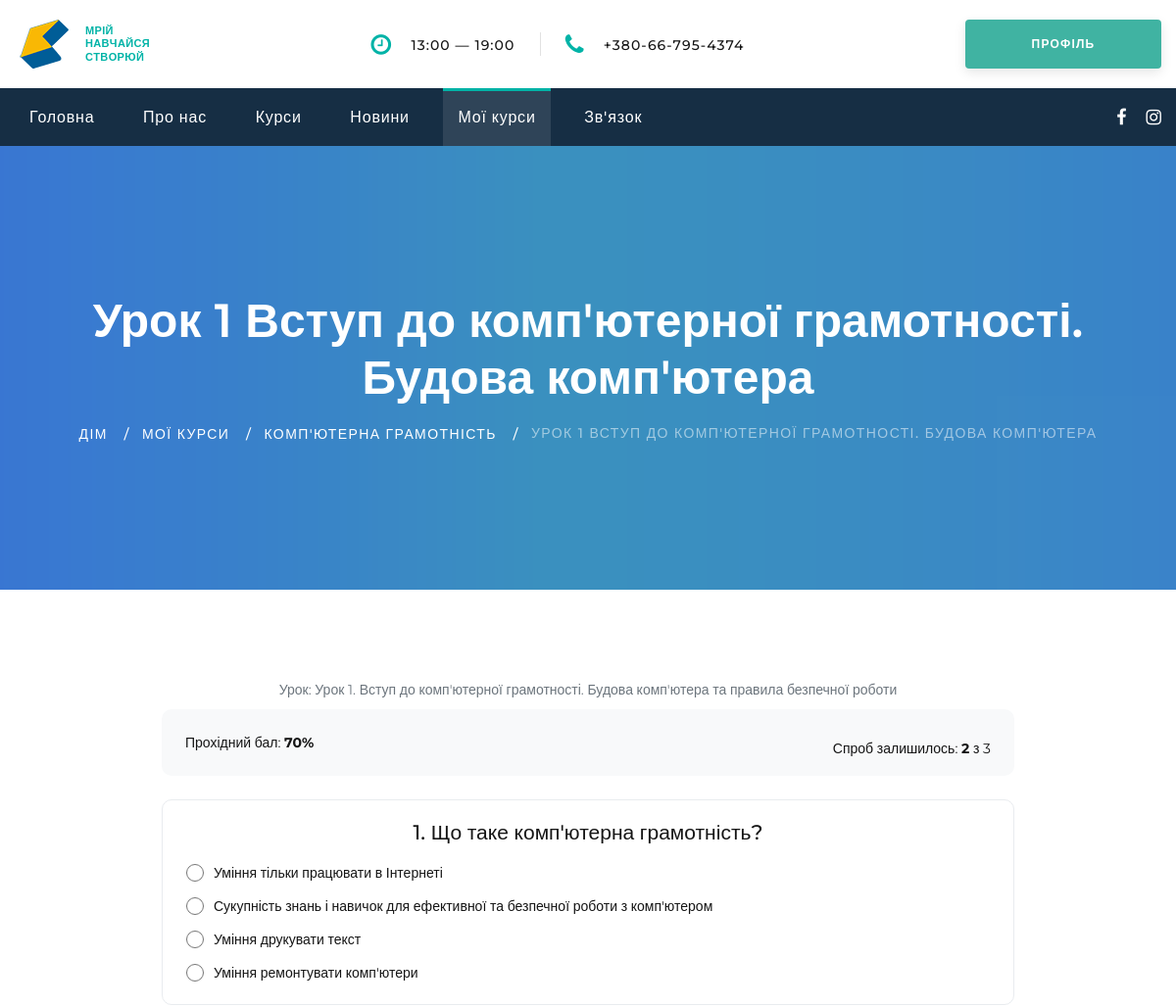
The app's page /learning/material/1/test/ (signed in, upper part), older data.
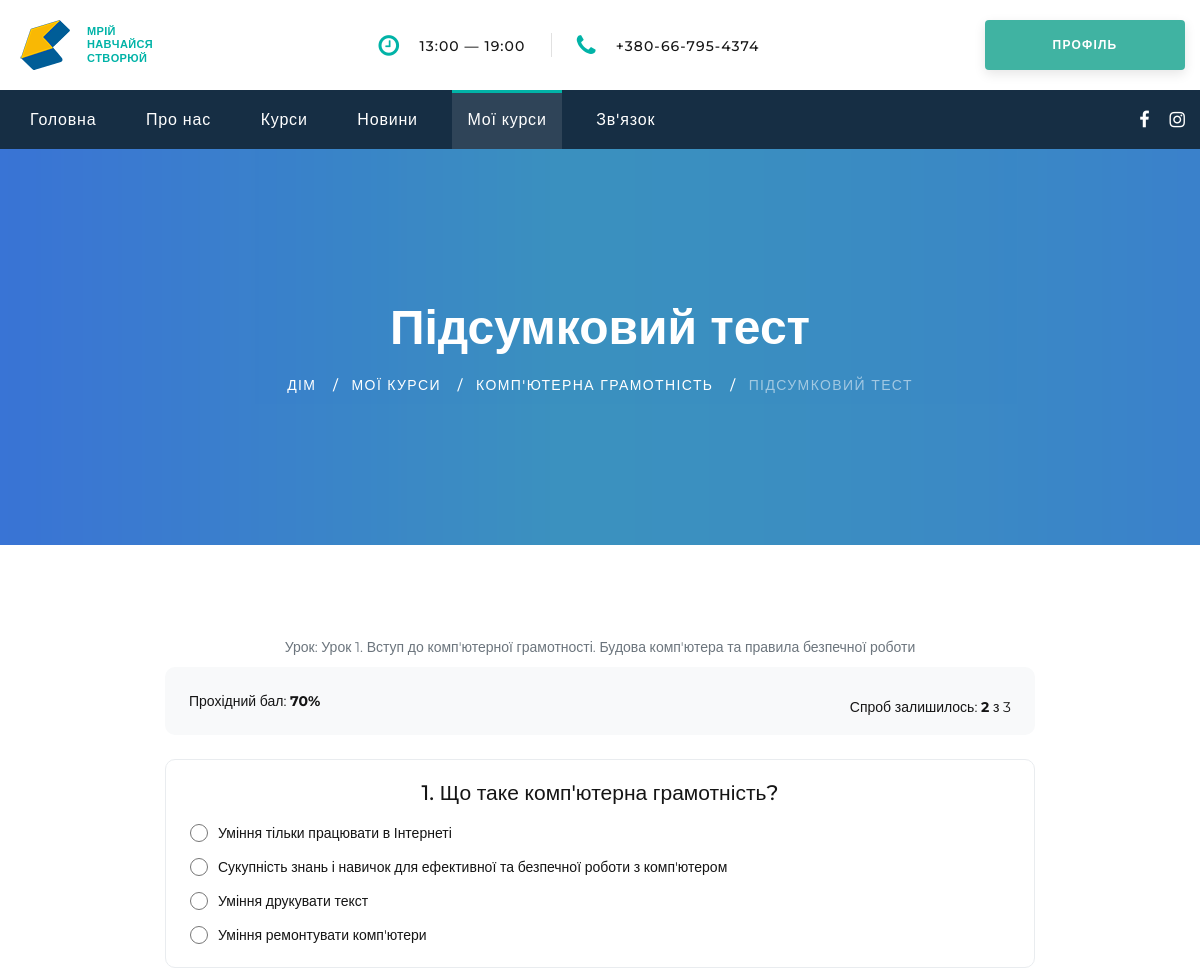
The same page, newer data.
### learning/models.py (models this page shows, shortened)
class Test(models.Model):
    material = models.OneToOneField(
        Material, on_delete=models.CASCADE, related_name='test',
        verbose_name='Матеріал (урок)',
    )
    title = models.CharField('Назва тесту', max_length=200, default='Підсумковий тест')
    passing_score = models.PositiveSmallIntegerField(
        'Прохідний бал, %', default=70,
    )
    max_attempts = models.PositiveSmallIntegerField(
        'Максимум спроб', default=3,
    )
    class Meta:
        verbose_name = 'Тест'
        verbose_name_plural = 'Тести'
    def attempts_used(self, user):
        return TestResult.objects.filter(user=user, test=self).count()
    def attempts_left(self, user):
        return max(self.max_attempts - self.attempts_used(user), 0)

### learning/views.py (the view)
# urls.py: path('material/<int:material_id>/test/', views.take_test, name='take_test'),
@login_required
def take_test(request, material_id):
    material = get_object_or_404(Material, id=material_id)
    enrollment = _get_enrollment_or_403(request, material.course_id)
    test = get_object_or_404(Test, material_id=material_id)
    is_read = MaterialProgress.objects.filter(
        user=request.user, material=material, is_read=True
    ).exists()
    if not is_read:
        messages.warning(request, f'Спершу прочитайте матеріал «{material.title}».')
        return redirect('learning:course_materials', course_id=material.course_id)
    if test.attempts_left(request.user) <= 0:
        messages.error(request, 'Ви вичерпали кількість спроб для цього тесту.')
        return redirect('learning:course_materials', course_id=material.course_id)
    if request.method == 'POST':
        form = TestAttemptForm(request.POST, test=test)
        if form.is_valid():
            score, passed = form.score()
            result = TestResult.objects.create(
                user=request.user, test=test, score=score, passed=passed,
            )
            form.save_answers(result)
            return redirect('learning:test_result', material_id=material_id)
    else:
        form = TestAttemptForm(test=test)
    return render(request, 'learning/test.html', {
        'test': test,
        'material': material,
        'form': form,
        'enrollment': enrollment,
        'attempts_left': test.attempts_left(request.user),
    })

### learning/forms.py (shortened to what this page needs)
class TestAttemptForm(forms.Form):
    def __init__(self, *args, test=None, **kwargs):
        super().__init__(*args, **kwargs)
        self.test = test
        for question in test.questions.all():
            field_name = f'question_{question.id}'
            choices = [(a.id, a.text) for a in question.answers.all()]
            if question.question_type == question.MULTIPLE:
                self.fields[field_name] = forms.MultipleChoiceField(
                    label=question.text,
                    choices=choices,
                    widget=forms.CheckboxSelectMultiple,
                    required=False,
                )
            else:
                self.fields[field_name] = forms.ChoiceField(
                    label=question.text,
                    choices=choices,
                    widget=forms.RadioSelect,
                    required=False,
                )

### learning/views.py (called while the page is built)
def _get_enrollment_or_403(request, course_id):
    return get_object_or_404(Enrollment, user=request.user, course_id=course_id)

### learning/templates/learning/test.html (shortened to what this page needs)
<!DOCTYPE html>
{% extends 'base.html' %}
{% load static %}
{% block content %}
<section class="breadcrumbs-custom-inset">
  <div class="breadcrumbs-custom context-dark bg-overlay-60">
    <div class="container">
      <h2 class="breadcrumbs-custom-title">{{ test.title }}</h2>
      <ul class="breadcrumbs-custom-path">
        <li><a href="/">Дім</a></li>
        <li><a href="{% url 'learning:my_courses' %}">Мої курси</a></li>
        <li><a href="{% url 'learning:course_materials' enrollment.course.id %}">{{ enrollment.course.name }}</a></li>
        <li class="active">{{ test.title }}</li>
      </ul>
    </div>
    <div class="box-position" style="background-image: url({% static 'images/breadcrumbs-bg.png' %});"></div>
  </div>
</section>
<section class="section section-lg bg-default">
  <div class="container">
    <div class="row justify-content-center">
      <div class="col-lg-9">
        <p class="text-muted mb-2">Урок: {{ material.title }}</p>
        <div class="learning-test-header d-flex align-items-center justify-content-between flex-wrap mb-4">
          <p class="mb-0">Прохідний бал: <strong>{{ test.passing_score }}%</strong></p>
          <p class="mb-0">Спроб залишилось: <strong>{{ attempts_left }}</strong> з {{ test.max_attempts }}</p>
        </div>
        <form method="post" action="{% url 'learning:take_test' material.id %}">
          {% for question_field in form %}
          <div class="learning-question-box mb-4">
            <h5 class="mb-3">{{ forloop.counter }}. {{ question_field.label }}</h5>
            <div class="learning-question-options">
              {% for choice in question_field %}
              <div class="learning-option">
                <label>
                  {{ choice.tag }}
                  <span>{{ choice.choice_label }}</span>
                </label>
              </div>
              {% endfor %}
            </div>
          </div>
          {% endfor %}
        </form>
      </div>
    </div>
  </div>
</section>
{% endblock content %}
{% block navbar %}
<li class="rd-nav-item"><a class="rd-nav-link" href="/">Головна</a></li>
<li class="rd-nav-item"><a class="rd-nav-link" href="/about/">Про нас</a></li>
<li class="rd-nav-item"><a class="rd-nav-link" href="/courses/">Курси</a></li>
<li class="rd-nav-item"><a class="rd-nav-link" href="/news/">Новини</a></li>
<li class="rd-nav-item active"><a class="rd-nav-link" href="{% url 'learning:my_courses' %}">Мої курси</a></li>
<li class="rd-nav-item"><a class="rd-nav-link" href="/contact-us/">Зв'язок</a></li>
{% endblock %}

Row changes from the older to the newer data that the page shows:
changed Test: title "Урок 1 Вступ до комп'ютерної грамотності. Будова комп'ютера" → "Підсумковий тест"; title "УРОК 1 ВСТУП ДО КОМП'ЮТЕРНОЇ ГРАМОТНОСТІ. БУДОВА КОМП'ЮТЕРА" → "ПІДСУМКОВИЙ ТЕСТ"
